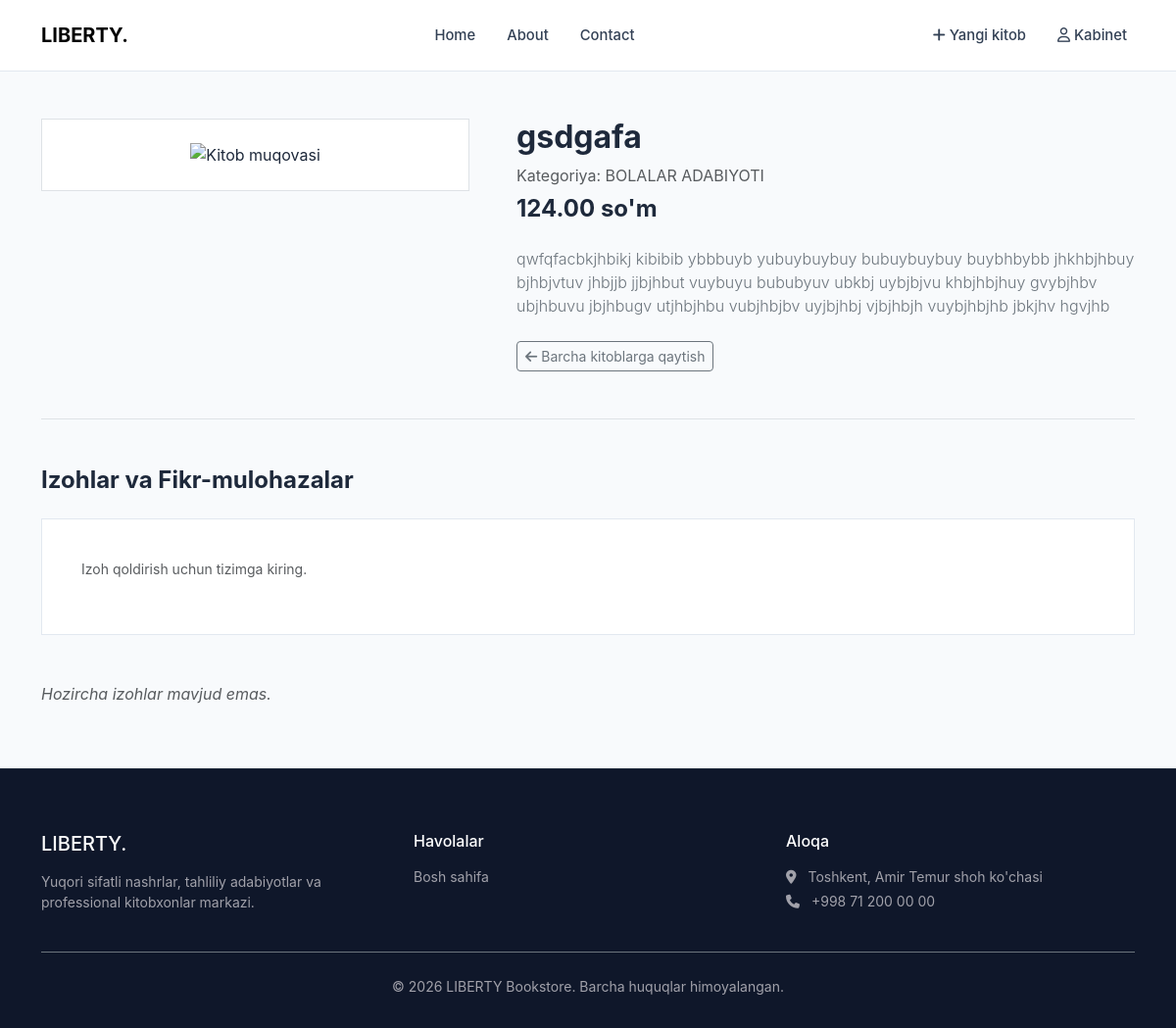
Screenshot of /book/8/ with the database file from the repository.
### main/models.py (models this page shows, shortened)
class Book(models.Model):
    title = models.CharField(max_length=255)
    introduction = models.TextField(null=True, blank=True)
    price = models.DecimalField(max_digits=10, decimal_places=2)
    image = models.ImageField(upload_to="images/", null=True, blank=True)
    created = models.DateTimeField(auto_now_add=True)
    updated = models.DateTimeField(auto_now=True)
    published = models.BooleanField(default=True)
    category = models.ForeignKey(Category, on_delete=models.CASCADE)
    class Meta:
        ordering = ['-created']

class Category(models.Model):
    name = models.CharField(max_length=255, unique=True)

### main/views.py (the view)
# urls.py: path('book/<int:book_id>/', book_detail, name='book_detail'),
def book_detail(request, book_id):
    book = get_object_or_404(Book, pk=book_id, published=True)
    comments = Comment.objects.filter(book_id=book_id).order_by('-created')
    context = {"book": book, "comments": comments}
    return render(request, "main/book_detail.html", context)

### templates/main/book_detail.html (shortened to what this page needs)
{%extends 'base.html'%}
{%load static%}
{%block style%}
<link rel="stylesheet" href="{%static 'css/pages.css'%}">
{%endblock%}
{%block main%}
<div class="container my-5">
  <div class="row g-5">
    <div class="col-md-5">
      <div class="p-4 bg-white border text-center">
        {%if book.image%}
        <img src="{{book.image.url}}" class="img-fluid" alt="{{book.title}}">
        {%else%}
        <img src="https://images.unsplash.com/photo-1544947950-fa07a98d237f?auto=format&fit=crop&w=500&q=80" class="img-fluid" alt="Kitob muqovasi">
        {%endif%}
      </div>
    </div>
    <div class="col-md-7">
      <h2 class="fw-bold mb-2">{{book.title}}</h2>
      <p class="text-muted mb-2">Kategoriya: {{book.category.name}}</p>
      <div class="h4 fw-bold mb-4">{{book.price}} so'm</div>
      <p class="lead fs-6 text-secondary mb-4">{{book.introduction}}</p>
      <a href="{%url 'all_books'%}" class="btn btn-outline-secondary btn-sm">
        <i class="fa-solid fa-arrow-left me-1"></i>Barcha kitoblarga qaytish
      </a>
    </div>
  </div>
  <section class="mt-5 pt-5 border-top">
    <h4 class="fw-bold mb-4">Izohlar va Fikr-mulohazalar</h4>
    <div class="mb-5 contact-form-box">
      {%if request.user.is_authenticated%}
      <form method="post" action="#">
        {%csrf_token%}
        <div class="mb-3">
          <label class="form-label">Izoh qoldiring</label>
          <textarea class="form-control" rows="3" name="text" placeholder="Kitob bo'yicha fikringiz..."></textarea>
        </div>
        <button type="submit" class="custom-btn-primary">Yuborish</button>
      </form>
      {%else%}
      <p class="text-muted small">Izoh qoldirish uchun tizimga kiring.</p>
      {%endif%}
    </div>
    <div class="comment-list">
      {%for comment in comments%}
      <div class="comment-item bg-white p-4 border mb-3">
        <div class="d-flex justify-content-between mb-2">
          <div>
            <strong class="me-2">{{comment.user.username}}</strong>
            <small class="text-muted">{{comment.created|date:"d M, Y"}}</small>
          </div>
        </div>
        <p class="mb-0 text-secondary small">{{comment.text}}</p>
      </div>
      {%empty%}
      <p class="text-muted" style="font-style:italic;">Hozircha izohlar mavjud emas.</p>
      {%endfor%}
    </div>
  </section>
</div>
{%endblock%}
{%block footer%}
<div class="container">
  <div class="row g-4">
    <div class="col-md-4">
      <h5 class="text-white mb-3">LIBERTY.</h5>
      <p class="small">Yuqori sifatli nashrlar, tahliliy adabiyotlar va professional kitobxonlar markazi.</p>
    </div>
    <div class="col-md-4">
      <h6 class="text-white mb-3">Havolalar</h6>
      <ul class="list-unstyled small">
        <li><a href="{%url 'all_books'%}">Bosh sahifa</a></li>
      </ul>
    </div>
    <div class="col-md-4">
      <h6 class="text-white mb-3">Aloqa</h6>
      <p class="small mb-1"><i class="fa-solid fa-location-dot me-2"></i> Toshkent, Amir Temur shoh ko'chasi</p>
      <p class="small"><i class="fa-solid fa-phone me-2"></i> +998 71 200 00 00</p>
    </div>
  </div>
  <div class="text-center pt-4 mt-4 border-top border-secondary small">&copy; 2026 LIBERTY Bookstore. Barcha huquqlar himoyalangan.</div>
</div>
{%endblock%}

### staticfiles/css/main.css (style rules this page uses)
:root { --color-slate-900: #0f172a; --color-slate-800: #1e293b; --color-slate-700: #334155; --color-slate-100: #f1f5f9; --color-slate-50: #f8fafc; --color-emerald-700: #047857; --color-emerald-800: #065f46; --color-zinc-400: #a1a1aa; --color-border: #e2e8f0; }
body { font-family: 'Inter', -apple-system, BlinkMacSystemFont, "Segoe UI", Roboto, sans-serif; background-color: var(--color-slate-50); color: var(--color-slate-800); margin: 0; padding: 0; }
a { text-decoration: none; color: inherit; }

### staticfiles/css/pages.css (style rules this page uses)
.contact-form-box { background-color: #ffffff; border: 1px solid var(--color-border); padding: 2.5rem; }

### rows the page displays
Book: title "gsdgafa", category.name "BOLALAR ADABIYOTI", price "124.00", introduction "qwfqfacbkjhbikj kibibib ybbbuyb yubuybuybuy bubuybuybuy buybhbybb jhkhbjhbuy bjhbjvtuv jhbjjb jjbjhbut vuybuyu bububyuv ubkbj uybjbjvu khbjhbjhuy gvybjhbv ubjhbuvu jbjhbugv utjhbjhbu vubjhbjbv uyjbjhbj vjbjhbjh vuybjhbjhb jbkjhv hgvjhb"
